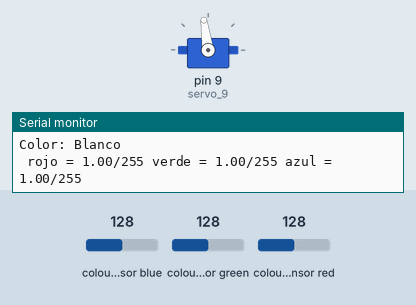
The sketch below on a simulated Arduino Uno, built with avr-gcc and run on an emulated ATmega328P. Parts: servo, the last lines printed to the serial monitor. The test bench sets the inputs (shaded band); at power-on: colour sensor blue 128, colour sensor green 128, colour sensor red 128.

Above: at 3.2 s.
3.3 s: colour sensor blue set to 21
5.4 s: colour sensor blue set to 17
At 7.6 s:
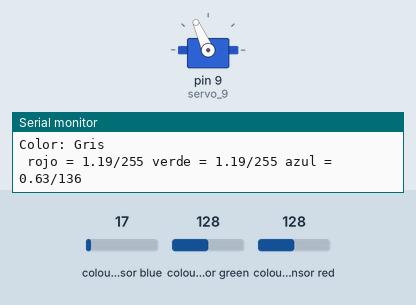
7.9 s: colour sensor green set to 31
9.7 s: colour sensor green set to 27
At 11.3 s:
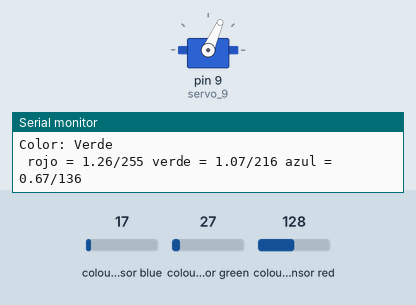
12.4 s: colour sensor red set to 34
14.2 s: colour sensor red set to 29
At 16.1 s:
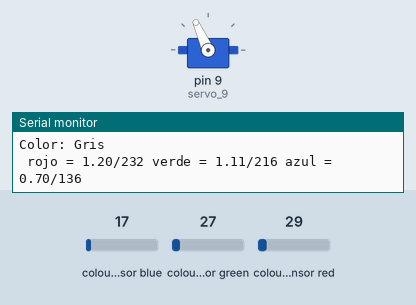
Timing chart, 0 to 17.6 s (numbered marks = the images above; inputs shaded):
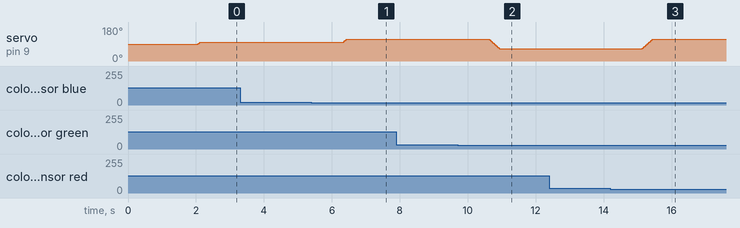

Measured:
- the behaviour switches between 19 and 18 on colour sensor blue (found by bisection; images 0 and 1)
- the behaviour switches between 28 and 27 on colour sensor green (found by bisection; images 1 and 2)
- the behaviour switches between 32 and 31 on colour sensor red (found by bisection; images 2 and 3)
- after the input at 5.4 s, servo on pin 9 (servo_9): 98° → 114° after 0.92 s
- after the input at 9.7 s, servo on pin 9 (servo_9): moves from 114° to 66° over 0.29 s, starting after 0.93 s
- after the input at 14.2 s, servo on pin 9 (servo_9): moves from 66° to 114° over 0.29 s, starting after 0.94 s

The sketch:

sensAndServo.ino
```cpp
#include <Adafruit_TCS34725.h>
#include <Servo.h>
Adafruit_TCS34725 tcs = Adafruit_TCS34725(TCS34725_INTEGRATIONTIME_50MS, TCS34725_GAIN_1X);

float average;
float rojo, verde, azul;
int pos = 90;
int colorpos = 90;
int base = 34;
int counter = 16;
bool red, yellow, green, blue, white, grey, black = false;
bool list[7] = {red, yellow, green, blue, white, grey, black};

float promer, promeg, promeb = 0;

float maxir = 0;
float maxig = 0;
float maxib = 0;

float minir = 100;
float minig = 100;
float minib = 100;
int entero = 0;


Servo servo_9;


//Sacar todos los comandos "Serial" al momento de usar el programa sin computadora. Esto porque sino puede entorpecerse el programa.
void setup() {
  servo_9.attach(9, 500, 2500);
  Serial.begin(9600);
  if(tcs.begin()){

   Serial.println("Inicializando");
   delay(2000);
 }
 else{
  Serial.println("Error");
  Serial.println("Debe de revisar las conexiones e iniciar nuevamente");
  while(1)delay(500); //el while es para que se forme un bucle en el else y el usuario tenga que revisar las conexiones para que salga

 }
}


void loop() {
  uint16_t R,G,B,C; //variable de 16 bits
  tcs.getRawData(&R,&G,&B,&C); //tomar datos del sensor, (& antes, para que R,G,B,C haga una copia y no cambie de valor

  if(R>255){R=255;} //limitar sensor
  if(G>255){G=255;}
  if(B>255){B=255;}

  average = (R+G+B)/3;
  rojo = R/average;
  verde = G/average;
  azul = B/average;

  if (((rojo>1.85) && (verde<0.7) && (azul<0.6)) || ((rojo>1.3) && (verde<0.8) && (azul<0.8) && (azul>0.65)) ) { //Rojo, Naranja || Violeta
    list[0] = true;
  }
  else if ((rojo>1.6) && (verde<1) && (azul<0.6)) { //Amarillo patito
    list[1] = true;
  }
  else if ((rojo>1.25) && (verde>0.9) && (azul<0.7) || (rojo>0.8) && (verde>1.2) && (azul<0.9)) { //VerdeTrans, Verde PasoDLT || Verde Salus
    list[2] = true;
  }
  else if ((rojo<0.85) && (verde<1.1) && (azul>1.1) || (rojo<1.1) && (verde<1.3) && (azul>1)) { //Azul sucio || Celeste
    list[3] = true;
  }
  else if ((R>150) && (G>150) && (B>150)) { //Blanco
    list[4] = true;
  }
  else if ((R>50) && (G>50) && (B>50)) { //Gris
    list[5] = true;
  }
  else if ((R<51) && (G<51) && (B>51)) { //Negro
    list[6] = true;
  }

  if(list[0] == true) {
    colorpos = base;
    list[0] = false;
    Serial.println("Color: Rojo");
  }
  else if(list[1] == true) {
    colorpos = base + counter;
    list[1] = false;
    Serial.println("Color: Amarillo");
  }
  else if(list[2] == true) {
    colorpos = base + (2*counter);
    list[2] = false;
    Serial.println("Color: Verde");
  }
  else if(list[3] == true) {
    colorpos = base + (3*counter);
    list[3] = false;
    Serial.println("Color: Azul");
  }
  else if(list[4] == true) {
    colorpos = base + (4*counter);
    list[4] = false;
    Serial.println("Color: Blanco");
  }
  else if(list[5] == true) {
    colorpos = base + (5*counter);
    list[5] = false;
    Serial.println("Color: Gris");
  }
  else if(list[6] == true) {
    colorpos = base + (6*counter);
    Serial.println("Color: Negro");
    list[6] = false;
  }
  else {
    colorpos = base + (7*counter);
    Serial.println("Color: EMERGENCIA");
  }
  /*else if (list[7] == true) {
    colorpos = base + (7*counter);
    list[7] = false;
  } //
*/


  if (pos < colorpos) {
    for (pos; pos <= colorpos; pos += 1) {
      servo_9.write(pos);
      delay(6);
    }
  }
  else if (pos > colorpos) {
    for (pos; pos >= colorpos; pos -= 1) {
      servo_9.write(pos);
      delay(6);
    }
  }

  pos = colorpos;
  //Serial.println(" R = "+String(R)+ " G = "+String(G)+ " B = "+String(B)); //mensaje en consola
  Serial.println(" rojo = "+String(rojo)+"/"+String(R)+ " verde = "+String(verde)+"/"+String(G)+ " azul = "+String(azul)+"/" +String(B)); //mensaje en consola

  /*entero = entero +1;
  promer = (promer+rojo)/2;
  promeg = (promeg+verde)/2;
  promeb = (promeb+azul)/2;

  if (rojo>maxir) {
    maxir = rojo;
  }
  if (verde>maxig) {
    maxig = verde;
  }
  if (azul>maxib) {
    maxib = azul;
  }


  if (rojo<minir) {
    minir = rojo;
  }
  if (verde<minig) {
    minig = verde;
  }
  if (azul<minib) {
    minib = azul;
  }

  while (entero >10){
    Serial.println("Datos Rojo: " + String(maxir) + "-" +String(promer) + "-" + String(minir));
    Serial.println("Datos Verde: " + String(maxig) + "-" + String(promeg) + "-" + String(minig));
    Serial.println("Datos Azul: " + String(maxib) + "-" +String(promeb) + "-" + String(minib));
    delay(1000);
  }
  */

  delay(1000); // cada cuanto el sensor va a detectar un color


}
```
